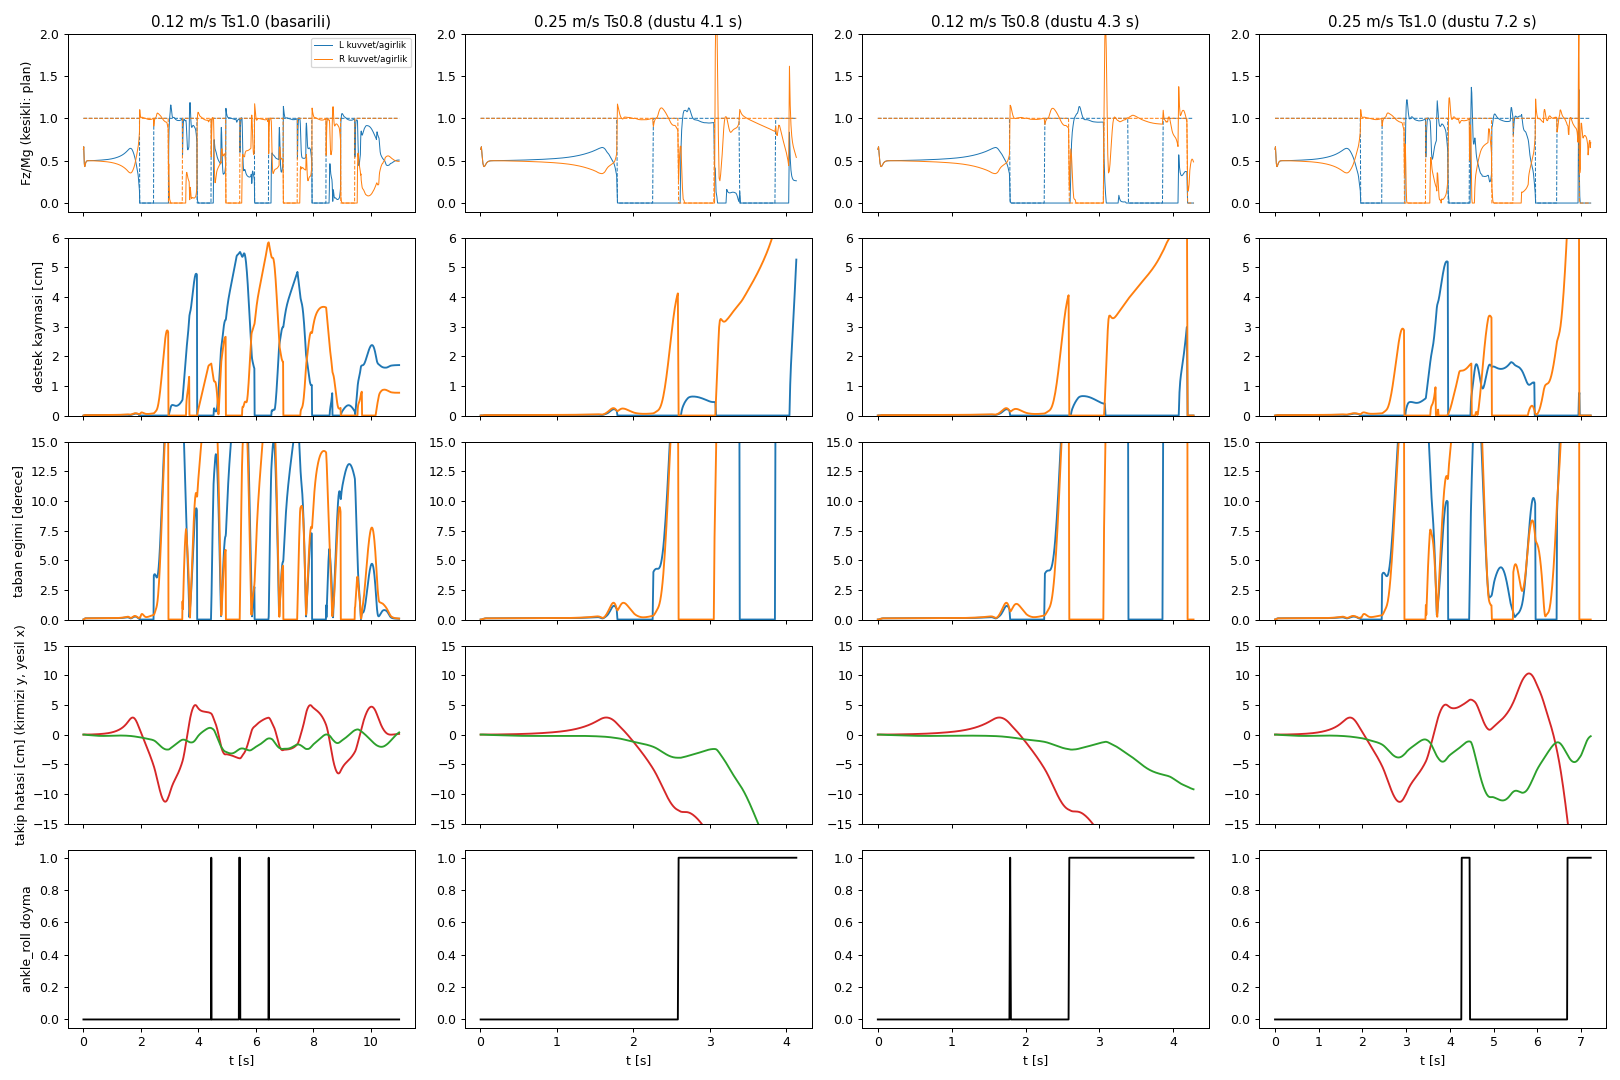

Recreate this plot in Python.
"""Basarili/basarisiz yuruyuslerde ilk bozulan sinyal: destek fazi, temas kuvveti, kayma, egim, takip hatasi."""
import sys, numpy as np, mujoco, matplotlib; matplotlib.use('Agg'); import matplotlib.pyplot as plt
sys.path.insert(0,'/home/yagiz/Documents/H175_V2/mujoco')
from make_model import build
from ctrl import StaticFF
D='/home/yagiz/Documents/H175_V2/mujoco/'
def sim(f,GY=-3.0,GYV=-1.0,clamp=None):
    R=np.genfromtxt(D+f+'.csv',delimiter=',',names=True); t=R['t']
    m=build().compile(); d=mujoco.MjData(m); Kp=-m.actuator_biasprm[:,1]
    jid=[m.actuator_trnid[i,0] for i in range(m.nu)]; names=[m.joint(j).name for j in jid]
    va=np.array([m.jnt_dofadr[j] for j in jid]); qa=np.array([m.jnt_qposadr[j] for j in jid]); idx={n:i for i,n in enumerate(names)}
    sff=StaticFF(m,va); M=m.body_mass.sum(); W=M*9.81
    legj=[c for c in R.dtype.names if c[:2] in('L_','R_')]; ar=[idx['L_ankle_roll'],idx['R_ankle_roll']]
    def ref(tk):
        q=np.zeros(m.nu)
        for c in legj: q[idx[c]]=np.interp(tk,t,R[c])
        return q
    I=lambda c,tk: np.interp(tk,t,R[c])
    d.qpos[:3]=[R['px'][0],R['py'][0],R['pz'][0]+0.0005]; d.qpos[3]=1; d.qpos[qa]=ref(0); mujoco.mj_forward(m,d)
    feet=[(m.body(s+'_ankle_roll').id,m.body(s+'_toe').id) for s in 'LR']
    L={k:[] for k in 't supL supR FL FR slipL slipR tiltL tiltR ex ey sat'.split()}
    anchor=[None,None]; fell=None
    for k in range(int(t[-1]/m.opt.timestep)):
        tk=d.time; sup=(I('fLz',tk)<0.003,I('fRz',tk)<0.003)
        tau=sff(d,sup); ey_=d.subtree_com[1][1]-I('zmpy',tk)
        fb=0.5*W*(GY*ey_+GYV*d.qvel[1])
        if clamp is not None: fb=np.clip(fb,-clamp*W,clamp*W)
        tau[ar]+=fb*np.array(sup)
        d.ctrl[:]=ref(tk)+tau/Kp; mujoco.mj_step(m,d)
        F=[0.,0.]
        for ci in range(d.ncon):
            c=d.contact[ci]; b={m.geom_bodyid[c.geom1],m.geom_bodyid[c.geom2]}
            for s in (0,1):
                if b&set(feet[s]): f6=np.zeros(6); mujoco.mj_contactForce(m,d,ci,f6); F[s]+=abs(f6[0])
        if k%5==0:
            L['t'].append(d.time)
            for s,n in enumerate('LR'):
                p=d.xpos[feet[s][0]][:2].copy(); loaded=sup[s] and F[s]>0.2*W
                if not loaded: anchor[s]=None; slip=0.
                else:
                    if anchor[s] is None: anchor[s]=p
                    slip=np.linalg.norm(p-anchor[s])
                zax=d.xmat[feet[s][0]].reshape(3,3)[:,2]
                L['sup'+n].append(sup[s]); L['F'+n].append(F[s]/W); L['slip'+n].append(slip)
                L.setdefault('roll'+n,[]).append(abs(np.arcsin(np.clip(zax[1],-1,1))) if sup[s] else 0.)
                L.setdefault('pitch'+n,[]).append(abs(np.arcsin(np.clip(zax[0],-1,1))) if sup[s] else 0.)
                L['tilt'+n].append(np.arccos(np.clip(zax[2],-1,1)) if sup[s] else 0.)
            L['ex'].append(d.qpos[0]-I('px',tk)); L['ey'].append(d.qpos[1]-I('py',tk))
            L['sat'].append(max(abs(d.actuator_force[i]) for i in ar)>52.9)
        if d.qpos[2]<0.7: fell=d.time; break
    return {k:np.array(v) for k,v in L.items()},fell,R
if __name__=='__main__':
    runs={'0.12 m/s Ts1.0 (basarili)':'gait_ref','0.25 m/s Ts0.8':'g25','0.12 m/s Ts0.8':'gB','0.25 m/s Ts1.0':'gA'}
    res={n:sim(f) for n,f in runs.items()}
    base=res['0.12 m/s Ts1.0 (basarili)'][0]
    sig={'yan hata |ey|':lambda L:abs(L['ey']),'ileri hata |ex|':lambda L:abs(L['ex']),
         'kayma L':lambda L:L['slipL'],'kayma R':lambda L:L['slipR'],'taban egimi L':lambda L:L['tiltL'],'taban egimi R':lambda L:L['tiltR']}
    thr={n:1.3*f(base).max() for n,f in sig.items()}
    print('basarili kosu tepe degerleri:',{n:round(float(f(base).max()),3) for n,f in sig.items()}, 'ankle_roll doyma orani %.3f'%base['sat'].mean())
    for name,(L,fell,R) in res.items():
        print('\n==',name,'dustu t=%.2f'%fell if fell else 'dusmedi')
        ev=[]
        for n,f in sig.items():
            i=np.where(f(L)>thr[n])[0]
            if len(i): ev.append((L['t'][i[0]],n+' > %.3f'%thr[n]))
        # yuk uyumsuzlugu: planli destekte <10% agirlik (>40 ms)
        for s in 'LR':
            bad=L['sup'+s]&(L['F'+s]<0.1); run=0
            for i,b in enumerate(bad):
                run=run+1 if b else 0
                if run>=4: ev.append((L['t'][i-3],'planli destek %s yuksuz'%s)); break
        i=np.where(L['sat'])[0]
        if len(i): ev.append((L['t'][i[0]],'ankle_roll ilk doyma (doyma orani %.3f)'%L['sat'].mean()))
        T0=1.5; Ts=np.nan
        for tm,n in sorted(ev)[:7]: print('  t=%.2f  %s'%(tm,n))
    fig,ax=plt.subplots(5,4,figsize=(18,12),sharex='col')
    for c,(name,(L,fell,R)) in enumerate(res.items()):
        t=L['t']; ax[0,c].set_title(name+(' (dustu %.1f s)'%fell if fell else ''))
        for s,col in (('L','C0'),('R','C1')):
            ax[0,c].plot(t,L['F'+s],col,lw=.8,label=s+' kuvvet/agirlik'); ax[0,c].plot(t,L['sup'+s]*1.0,col+'--',lw=.8)
            ax[1,c].plot(t,L['slip'+s]*100,col); ax[2,c].plot(t,np.degrees(L['tilt'+s]),col)
        ax[3,c].plot(t,L['ey']*100,'C3'); ax[3,c].plot(t,L['ex']*100,'C2'); ax[4,c].plot(t,L['sat']*1.0,'k'); ax[4,c].set_xlabel('t [s]')
        ax[0,c].set_ylim(-.1,2); ax[1,c].set_ylim(0,6); ax[2,c].set_ylim(0,15); ax[3,c].set_ylim(-15,15)
    for r,l in enumerate(['Fz/Mg (kesikli: plan)','destek kaymasi [cm]','taban egimi [derece]','takip hatasi [cm] (kirmizi y, yesil x)','ankle_roll doyma']): ax[r,0].set_ylabel(l)
    ax[0,0].legend(fontsize=7); plt.tight_layout(); plt.savefig(D+'diag_walk.png',dpi=90)
